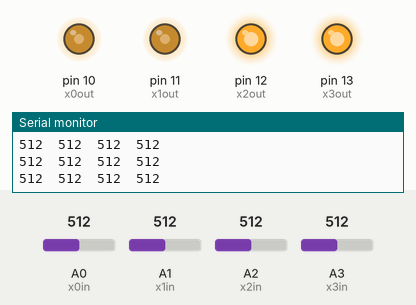
This sketch was run on a simulated Arduino Uno, built with avr-gcc and run on an emulated ATmega328P. Shown: output pins drawn as LEDs (lit = HIGH), the last lines printed to the serial monitor. Inputs (shaded band) come from the test bench; at power-on: A0 (x0in) = 512, A1 (x1in) = 512, A2 (x2in) = 512, A3 (x3in) = 512.

Above: at 1.2 s.
1.3 s: A0 (x0in) set to 716
At 1.7 s:
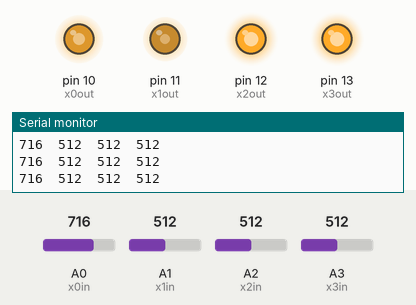
2.8 s: A1 (x1in) set to 716
At 3.5 s:
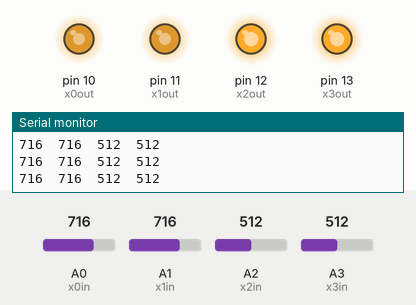
4.3 s: A2 (x2in) set to 493
At 5.3 s:
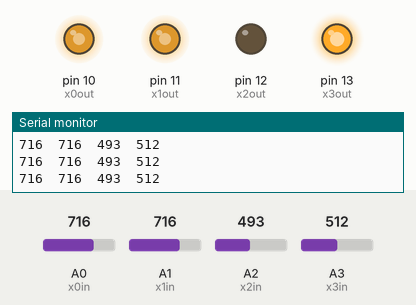
5.8 s: A3 (x3in) set to 504
At 7.0 s:
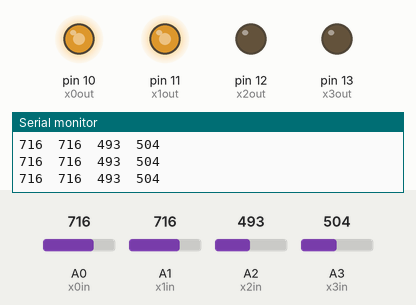
7.3 s: A2 (x2in) set to 716
At 7.7 s:
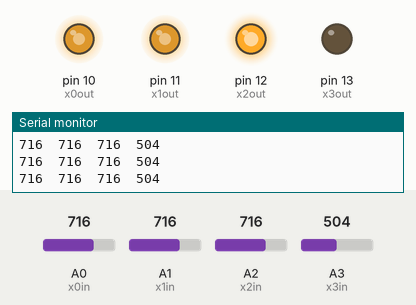
8.8 s: A0 (x0in) set to 992
At 9.4 s:
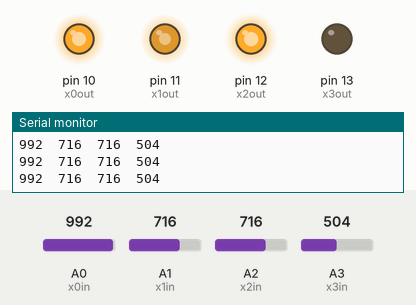
Timing chart, 0 to 11.3 s (numbered marks = the images above; inputs shaded):
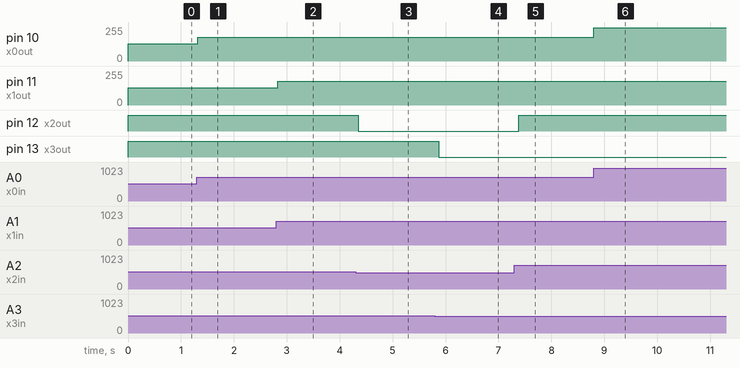

Measured:
- the behaviour switches between 512 and 511 on A2 (x2in) (found by bisection; images 2 and 3)
- the behaviour switches between 512 and 511 on A3 (x3in) (found by bisection; images 3 and 4)
- after the input at 1.3 s, pin 10 (x0out): 128/255 → 179/255 at once
- after the input at 2.8 s, pin 11 (x1out): 128/255 → 179/255 at once
- after the input at 4.3 s, pin 12 (x2out): HIGH → LOW after 0.05 s
- after the input at 5.8 s, pin 13 (x3out): HIGH → LOW after 0.07 s
- after the input at 7.3 s, pin 12 (x2out): LOW → HIGH after 0.09 s
- after the input at 8.8 s, pin 10 (x0out): 179/255 → 248/255 at once

The sketch:

roboarm.ino
```cpp
//Robo ARM
int x0in = A0;
int x1in = A1;
int x2in = A2;
int x3in = A3;
int x0out = 10;
int x1out = 11;
int x2out = 12;
int x3out = 13;
int x0 = 500;
int x1 = 500;
int x2 = 500;
int x3 = 500;
int x0p = 130;
int x1p = 130;
int x2p = 130;
int x3p = 130;

void setup() {
  // put your setup code here, to run once:
  Serial.begin(115200);
  Serial.print("Start\n");
  pinMode(x0in, INPUT);
  pinMode(x1in, INPUT);
  pinMode(x2in, INPUT);
  pinMode(x3in, INPUT);
  pinMode(x0out, OUTPUT);
  pinMode(x1out, OUTPUT);
  pinMode(x2out, OUTPUT);
  pinMode(x3out, OUTPUT);
  Serial.print("Setup done\n");
}

void loop() {
  // put your main code here, to run repeatedly:
  x0 = analogRead(x0in);
  x1 = analogRead(x1in);
  x2 = analogRead(x2in);
  x3 = analogRead(x3in);
  //if (x0 > 550 and x0p < 245) {x0p += 10;}
  //if (x0 < 450 and x0p > 0) {x0p -= 10;}
  //if (x1 > 550 and x1p < 245) {x1p += 10;}
  //if (x1 < 450 and x1p > 0) {x1p -= 10;}
  //if (x2 > 550 and x2p < 245) {x2p += 10;}
  //if (x2 < 450 and x2p > 0) {x2p -= 10;}
  //if (x3 > 550 and x3p < 245) {x3p += 10;}
  //if (x3 < 450 and x3p > 0) {x3p -= 10;}
  analogWrite(x0out, x0/4);
  analogWrite(x1out, x1/4);
  analogWrite(x2out, x2/4);
  analogWrite(x3out, x3/4);
  Serial.print(x0); Serial.print("\t");
  Serial.print(x1); Serial.print("\t");
  Serial.print(x2); Serial.print("\t");
  Serial.print(x3); Serial.print("\n");
  delay(100);
}
```
